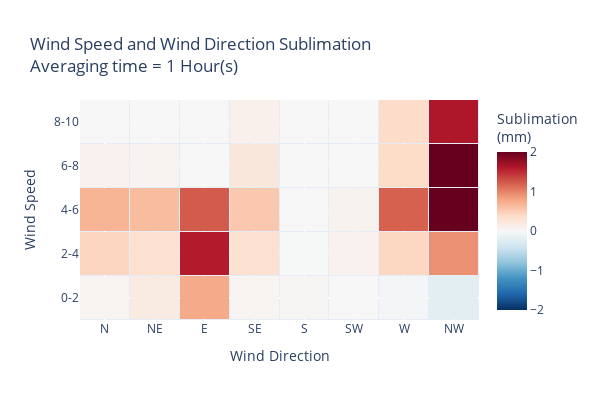

The notebook cell this image was saved under:
### Code cell
# plot grouped as a heatmap
fig = go.Figure()
fig.add_trace(go.Heatmap(z=grouped.values, 
                         x=grouped.columns, 
                         y=grouped.index,

                        colorbar={'title':'Sublimation<br>(mm)'},
                        colorscale='RdBu_r',
                        # min and max color values
                        zmin=-2,
                        zmax=2,
                        xgap=1,
                        ygap=1,
                         ))
# add grid
fig.update_layout(height=400, 
                  width=600,
                  xaxis_title='Wind Direction',
                  yaxis_title='Wind Speed',
                  title=f'Wind Speed and Wind Direction Sublimation<br>Averaging time = {timestep} Hour(s)',
                  )
# change x-axis ticks to be cardinal wind directions
fig.update_xaxes(tickvals=[0, 45, 90, 135, 180, 225, 270, 315], ticktext=['N', 'NE', 'E', 'SE', 'S', 'SW', 'W', 'NW'])
# update y-axes ticks to be wind speed bins
fig.update_yaxes(tickvals=[0, 2, 4, 6, 8, 10, 12, 14, 16, 18], ticktext=['0-2', '2-4', '4-6', '6-8', '8-10', '10-12', '12-14', '14-16', '16-18', '18-20'])
# update legend title to legend_title='Percent of Winter Sublimation (%)'

### Figure 1 — Plotly figure (JSON) as saved in the notebook; plotly's stock layout.template omitted (floating-point values rounded to 4 significant figures)
{"data": [{"colorbar": {"title": {"text": "Sublimation<br>(mm)"}}, "colorscale": [[0, "rgb(5,48,97)"], [0.1, "rgb(33,102,172)"], [0.2, "rgb(67,147,195)"], [0.3, "rgb(146,197,222)"], [0.4, "rgb(209,229,240)"], [0.5, "rgb(247,247,247)"], [0.6, "rgb(253,219,199)"], [0.7, "rgb(244,165,130)"], [0.8, "rgb(214,96,77)"], [0.9, "rgb(178,24,43)"], [1, "rgb(103,0,31)"]], "type": "heatmap", "x": [0, 45, 90, 135, 180, 225, 270, 315], "xgap": 1, "y": [0, 2, 4, 6, 8], "ygap": 1, "z": [[0.0494, 0.1718, 0.7524, 0.04743, 0.02145, 0.001083, -0.03338, -0.2111], [0.4435, 0.3228, 1.591, 0.3211, -0.009992, 0.07933, 0.4288, 0.9147], [0.6839, 0.6291, 1.228, 0.5385, 0, 0.06563, 1.195, 2.569], [0.08034, 0.05354, 0, 0.2307, 0, 0, 0.3893, 2.666], [0, 0, 0, 0.1013, 0, 0, 0.3756, 1.621]], "zmax": 2, "zmin": -2}], "layout": {"height": 400, "title": {"text": "Wind Speed and Wind Direction Sublimation<br>Averaging time = 1 Hour(s)"}, "width": 600, "xaxis": {"ticktext": ["N", "NE", "E", "SE", "S", "SW", "W", "NW"], "tickvals": [0, 45, 90, 135, 180, 225, 270, 315], "title": {"text": "Wind Direction"}}, "yaxis": {"ticktext": ["0-2", "2-4", "4-6", "6-8", "8-10", "10-12", "12-14", "14-16", "16-18", "18-20"], "tickvals": [0, 2, 4, 6, 8, 10, 12, 14, 16, 18], "title": {"text": "Wind Speed"}}}}
